Frame 1 (no input): blank canvas, image omitted
Frame 60 (no input): blank canvas, image omitted
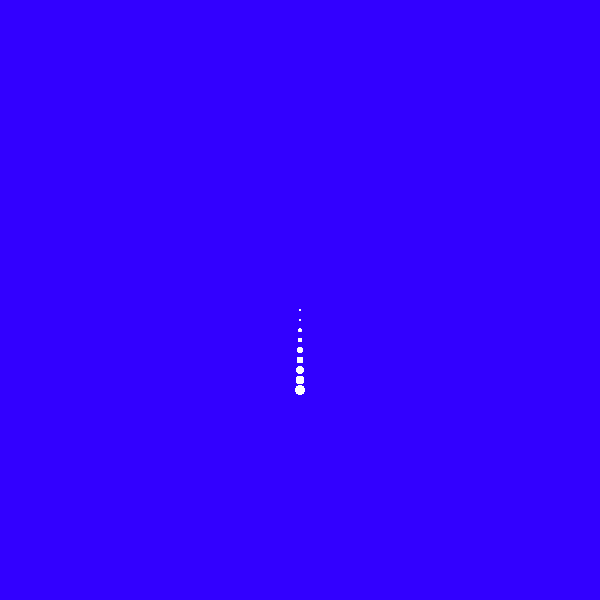
Frame 120 (the mouse pressed at the canvas centre since frame 60)

The p5.js sketch whose frames 1 and 60 were blank and that drew this single picture after the mouse press (run headless with seeded random() and noise() and a simulated clock; from frame 60 on, the mouse is pressed at the canvas centre):

// p5.js sketch
// ── sketch.js
function setup(){
  createCanvas(600, 600);
  background(50, 0, 255);
  stroke(255);
  fill(0);
}

function draw(){
  if (mouseIsPressed){
    translate (mouseX, mouseY);
    for (var i = 0; i < 10; i++){
      strokeWeight(i);
      point(0, i * 10)
    }
  }
}
